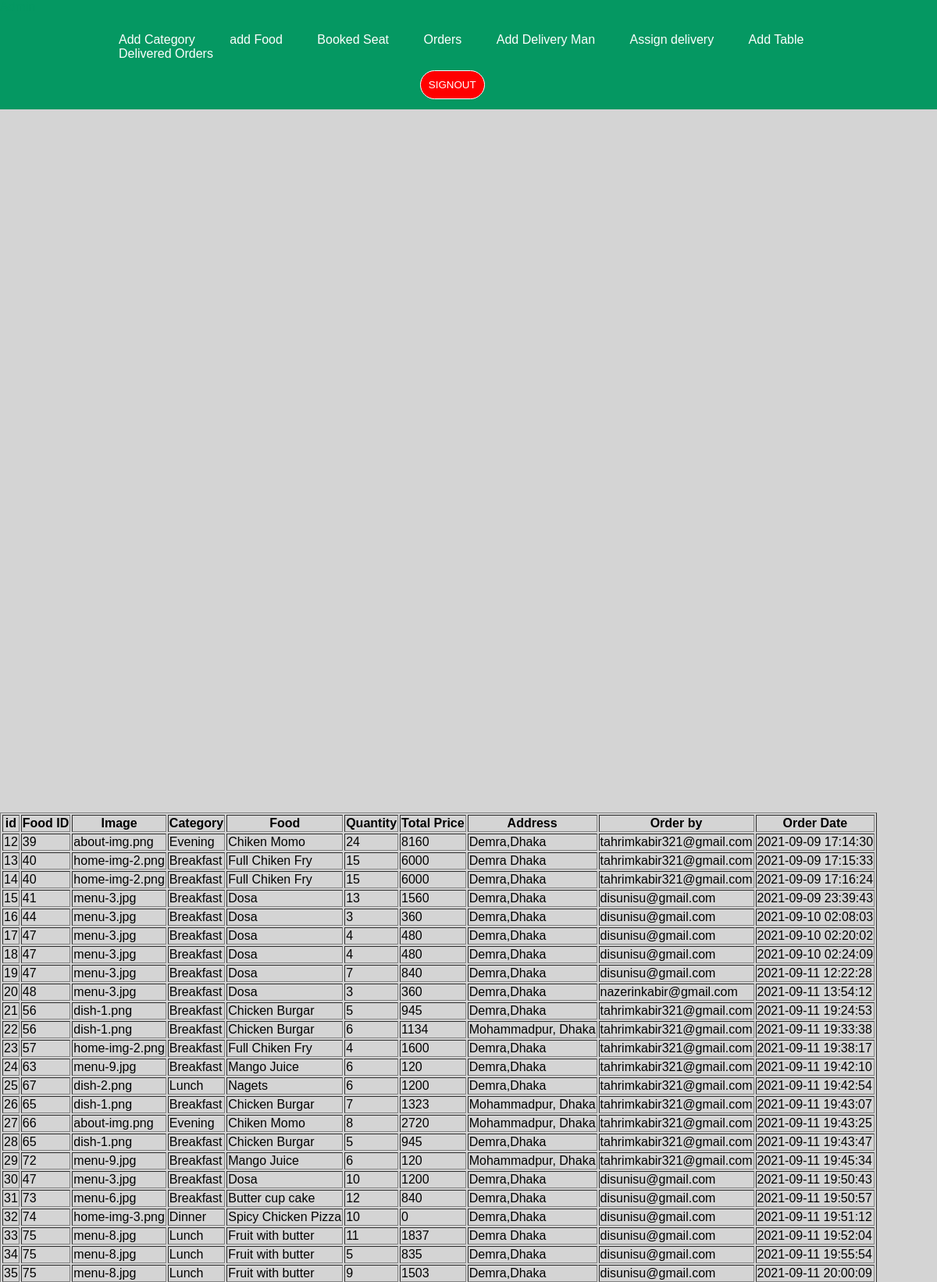
Page /orders.php (signed in, upper part) on the committed database.
### tables this page shows
CREATE TABLE `seeorders` (
  `id` int(11) NOT NULL,
  `fid` int(6) NOT NULL,
  `cartid` int(11) NOT NULL,
  `category` varchar(25) NOT NULL,
  `food` varchar(30) NOT NULL,
  `quantity` int(6) NOT NULL,
  `totalprice` int(6) NOT NULL,
  `address` varchar(100) NOT NULL,
  `order_by` varchar(25) NOT NULL,
  `image` varchar(256) NOT NULL,
  `order_at` datetime NOT NULL DEFAULT current_timestamp()
);

### orders.php (the view, shortened to what this page needs)
<?php
require 'admin.php';
 ?>
 <!DOCTYPE html>
 <html lang="en" dir="ltr">
   <head>
   </head>
   <body>
     <div class="list">
       <table border="1">
         <tr>
           <th>id</th>
           <th>Food ID</th>
           <th>Image</th>
           <th>Category</th>
           <th>Food</th>
           <th>Quantity</th>
           <th>Total Price</th>
           <th>Address</th>
           <th>Order by</th>
           <th>Order Date</th>
         </tr>
         <?php
           $view = mysqli_query($conn,"SELECT * FROM seeorders");
           if (mysqli_num_rows($view)) {
             while ($row=mysqli_fetch_assoc($view)) {
               echo "<tr>";
               echo "<td>".$row['id'];
               echo "<td>".$row['fid']."</td>";
               echo "<td>".$row['image']."</td>";
               echo "<td>".$row['category']."</td>";
               echo "<td>".$row['food']."</td>";
               echo "<td>".$row['quantity']."</td><br>";
               echo "<td>".$row['totalprice']."</td>";
               echo "<td>".$row['address']."</td>";
               echo "<td>".$row['order_by']."</td>";
               echo "<td>".$row['order_at']."</td>";
               echo "</tr>";
             }
           }
          ?>
       </table>
     </div>
   </body>
 </html>

### admin.css (style rules this page uses)
body { margin: 0; padding: 0; font-family: sans-serif; background: #D4D4D4; }

### rows in the picture
seeorders: id "12", fid "39", image "about-img.png", category "Evening", food "Chiken Momo", quantity "24", totalprice "8160", address "Demra,Dhaka", order_by "tahrimkabir321@gmail.com", order_at "2021-09-09 17:14:30"
seeorders: id "13", fid "40", image "home-img-2.png", category "Breakfast", food "Full Chiken Fry", quantity "15", totalprice "6000", address "Demra Dhaka", order_by "tahrimkabir321@gmail.com", order_at "2021-09-09 17:15:33"
seeorders: id "14", fid "40", image "home-img-2.png", category "Breakfast", food "Full Chiken Fry", quantity "15", totalprice "6000", address "Demra,Dhaka", order_by "tahrimkabir321@gmail.com", order_at "2021-09-09 17:16:24"
seeorders: id "15", fid "41", image "menu-3.jpg", category "Breakfast", food "Dosa", quantity "13", totalprice "1560", address "Demra,Dhaka", order_by "disunisu@gmail.com", order_at "2021-09-09 23:39:43"
seeorders: id "16", fid "44", image "menu-3.jpg", category "Breakfast", food "Dosa", quantity "3", totalprice "360", address "Demra,Dhaka", order_by "disunisu@gmail.com", order_at "2021-09-10 02:08:03"
seeorders: id "17", fid "47", image "menu-3.jpg", category "Breakfast", food "Dosa", quantity "4", totalprice "480", address "Demra,Dhaka", order_by "disunisu@gmail.com", order_at "2021-09-10 02:20:02"
seeorders: id "18", fid "47", image "menu-3.jpg", category "Breakfast", food "Dosa", quantity "4", totalprice "480", address "Demra,Dhaka", order_by "disunisu@gmail.com", order_at "2021-09-10 02:24:09"
seeorders: id "19", fid "47", image "menu-3.jpg", category "Breakfast", food "Dosa", quantity "7", totalprice "840", address "Demra,Dhaka", order_by "disunisu@gmail.com", order_at "2021-09-11 12:22:28"
seeorders: id "20", fid "48", image "menu-3.jpg", category "Breakfast", food "Dosa", quantity "3", totalprice "360", address "Demra,Dhaka", order_by "nazerinkabir@gmail.com", order_at "2021-09-11 13:54:12"
seeorders: id "21", fid "56", image "dish-1.png", category "Breakfast", food "Chicken Burgar", quantity "5", totalprice "945", address "Demra,Dhaka", order_by "tahrimkabir321@gmail.com", order_at "2021-09-11 19:24:53"
seeorders: id "22", fid "56", image "dish-1.png", category "Breakfast", food "Chicken Burgar", quantity "6", totalprice "1134", address "Mohammadpur, Dhaka", order_by "tahrimkabir321@gmail.com", order_at "2021-09-11 19:33:38"
seeorders: id "23", fid "57", image "home-img-2.png", category "Breakfast", food "Full Chiken Fry", quantity "4", totalprice "1600", address "Demra,Dhaka", order_by "tahrimkabir321@gmail.com", order_at "2021-09-11 19:38:17"
seeorders: id "24", fid "63", image "menu-9.jpg", category "Breakfast", food "Mango Juice", quantity "6", totalprice "120", address "Demra,Dhaka", order_by "tahrimkabir321@gmail.com", order_at "2021-09-11 19:42:10"
seeorders: id "25", fid "67", image "dish-2.png", category "Lunch", food "Nagets", quantity "6", totalprice "1200", address "Demra,Dhaka", order_by "tahrimkabir321@gmail.com", order_at "2021-09-11 19:42:54"
seeorders: id "26", fid "65", image "dish-1.png", category "Breakfast", food "Chicken Burgar", quantity "7", totalprice "1323", address "Mohammadpur, Dhaka", order_by "tahrimkabir321@gmail.com", order_at "2021-09-11 19:43:07"
seeorders: id "27", fid "66", image "about-img.png", category "Evening", food "Chiken Momo", quantity "8", totalprice "2720", address "Mohammadpur, Dhaka", order_by "tahrimkabir321@gmail.com", order_at "2021-09-11 19:43:25"
seeorders: id "28", fid "65", image "dish-1.png", category "Breakfast", food "Chicken Burgar", quantity "5", totalprice "945", address "Demra,Dhaka", order_by "tahrimkabir321@gmail.com", order_at "2021-09-11 19:43:47"
seeorders: id "29", fid "72", image "menu-9.jpg", category "Breakfast", food "Mango Juice", quantity "6", totalprice "120", address "Mohammadpur, Dhaka", order_by "tahrimkabir321@gmail.com", order_at "2021-09-11 19:45:34"
seeorders: id "30", fid "47", image "menu-3.jpg", category "Breakfast", food "Dosa", quantity "10", totalprice "1200", address "Demra,Dhaka", order_by "disunisu@gmail.com", order_at "2021-09-11 19:50:43"
seeorders: id "31", fid "73", image "menu-6.jpg", category "Breakfast", food "Butter cup cake", quantity "12", totalprice "840", address "Demra,Dhaka", order_by "disunisu@gmail.com", order_at "2021-09-11 19:50:57"
seeorders: id "32", fid "74", image "home-img-3.png", category "Dinner", food "Spicy Chicken Pizza", quantity "10", totalprice "0", address "Demra,Dhaka", order_by "disunisu@gmail.com", order_at "2021-09-11 19:51:12"
seeorders: id "33", fid "75", image "menu-8.jpg", category "Lunch", food "Fruit with butter", quantity "11", totalprice "1837", address "Demra Dhaka", order_by "disunisu@gmail.com", order_at "2021-09-11 19:52:04"
seeorders: id "34", fid "75", image "menu-8.jpg", category "Lunch", food "Fruit with butter", quantity "5", totalprice "835", address "Demra,Dhaka", order_by "disunisu@gmail.com", order_at "2021-09-11 19:55:54"
seeorders: id "35", fid "75", image "menu-8.jpg", category "Lunch", food "Fruit with butter", quantity "9", totalprice "1503", address "Demra,Dhaka", order_by "disunisu@gmail.com", order_at "2021-09-11 20:00:09"
